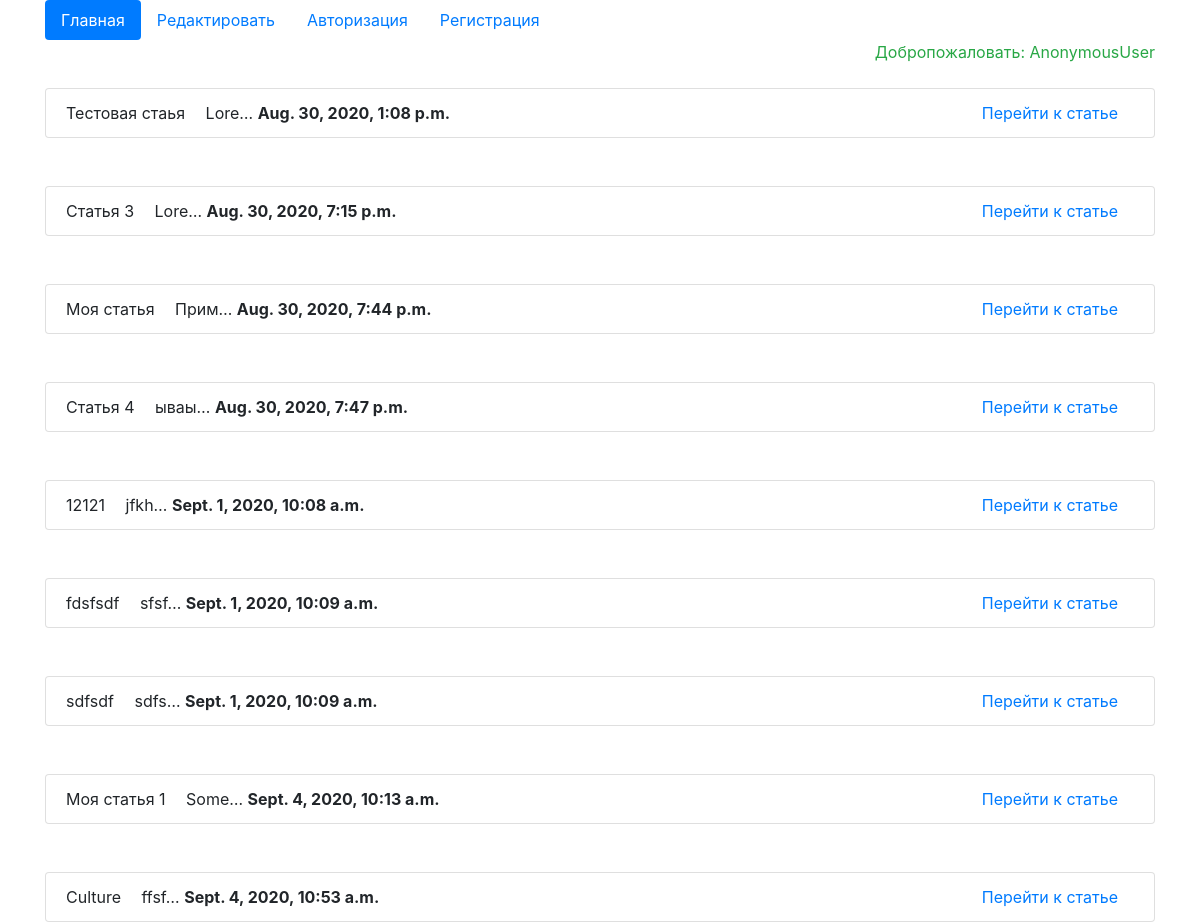
The app's page /, older data.
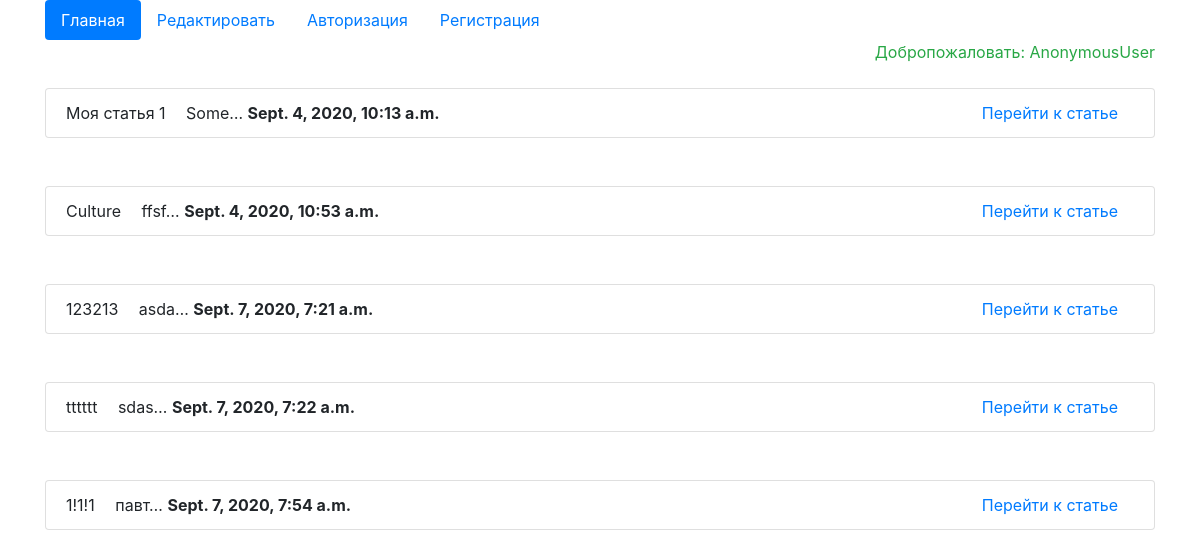
The same page, newer data.
### polls/models.py (models this page shows, shortened)
class Article(models.Model):
    author = models.ForeignKey(User, on_delete = models.CASCADE, verbose_name="Владелец статьи", blank=True, null = True )
    title = models.CharField(max_length=15, verbose_name="Названия статьи")
    content = models.TextField(verbose_name="Описание статьи")
    is_published = models.BooleanField(default=True, verbose_name="Опубликована?")
    data_published = models.DateTimeField(auto_now_add=True, verbose_name="Дата публикации")
    class Meta():
        verbose_name = "Стаья"
        verbose_name_plural = "Cтатьи"

### polls/views.py (the view)
# urls.py: path('', views.HomeListView.as_view(), name='index'),
class HomeListView(ListView):
    model = Article
    template_name = 'polls/index.html'
    context_object_name = 'article'

### templates/polls/index.html
{% include 'base.html' %}
<div class="container">
{% block content %}
    {% for item in article %}
        <ul class="list-group mt-5">
            <li class="list-group-item">
                <span class="mr-3">{{ item.title }}</span>
                <span>{{ item.content|truncatechars:"5" }}</span>
                <b>{{ item.data_published }}</b>
                <span class="float-right mr-3"><a href="{% url 'polls:detail' item.id %}">Перейти к статье</a></span>
            </li>
        </ul>
    {% endfor %}
{% endblock %}
</div>

### templates/base.html (shortened to what this page needs)
<!doctype html>
{% load static %}
<html lang="en">
<head>
    <link rel="stylesheet" href="{% static "bootstrap/css/bootstrap.min.css" %}">
    <link rel="stylesheet" href="{% static "css/style.css" %}">
</head>
<body>
<div class="container">
    {% block header %}
        <ul class="nav nav-pills">
            <li class="nav-item">
                <a class="nav-link
            {% url 'polls:index' as url_index %}
            {% if url_index == request.path %} active
            {% endif %}" href="{{ url_index }}">Главная</a>
            </li>
            <li class="nav-item">
                <a class="nav-link
            {% url 'polls:edit_page' as url_edit %}
            " href="{{ url_edit }}">Редактировать</a>
            </li>
            {% if request.user.is_authenticated %}
                <li class="nav-item">
                    <a class="nav-link btn-danger ml-5 {% url 'polls:logout_page' as logout_edit %}"
                   href="{{ logout_edit }}">Выйти</a>
                </li>
            {% else %}
                <li class="nav-item">
                    <a class="nav-link {% url 'polls:login_page' as login_edit %}
                " href="{{ login_edit }}">Авторизация</a>
                </li>
                <li class="nav-item">
                    <a class="nav-link {% url 'polls:register_page' as regis_edit %}
                " href="{{ regis_edit }}">Регистрация</a>
                </li>
            {% endif %}
        </ul>
        <span class="float-right text-success"> Добропожаловать: {{ request.user }}</span>
    {% endblock %}
</div>
</body>
</html>

### mysite/static/css/style.css (style rules this page uses)
body { background-color: white; }

Row changes from the older to the newer data that the page shows:
removed Article: title "Тестовая стаья", content "Lore…", data_published "Aug. 30, 2020, 1:08 p.m."
removed Article: title "Статья 3", content "Lore…", data_published "Aug. 30, 2020, 7:15 p.m."
removed Article: title "Моя статья", content "Прим…", data_published "Aug. 30, 2020, 7:44 p.m."
removed Article: title "Статья 4", content "ываы…", data_published "Aug. 30, 2020, 7:47 p.m."
removed Article: title "12121", content "jfkh…", data_published "Sept. 1, 2020, 10:08 a.m."
removed Article: title "fdsfsdf", content "sfsf…", data_published "Sept. 1, 2020, 10:09 a.m."
removed Article: title "sdfsdf", content "sdfs…", data_published "Sept. 1, 2020, 10:09 a.m."
added Article: title "123213", content "asda…", data_published "Sept. 7, 2020, 7:21 a.m."
added Article: title "tttttt", content "sdas…", data_published "Sept. 7, 2020, 7:22 a.m."
added Article: title "1!1!1", content "павт…", data_published "Sept. 7, 2020, 7:54 a.m."
